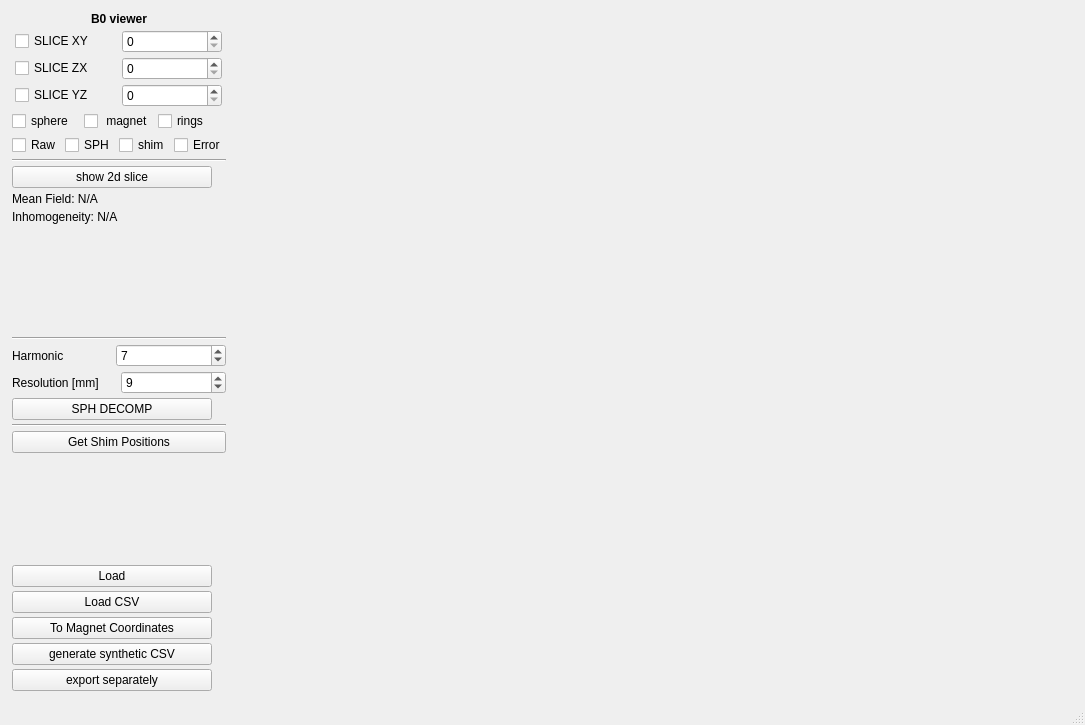
<?xml version="1.0" encoding="UTF-8"?>
<ui version="4.0">
 <class>MainWindow</class>
 <widget class="QMainWindow" name="MainWindow">
  <property name="geometry">
   <rect>
    <x>0</x>
    <y>0</y>
    <width>1085</width>
    <height>725</height>
   </rect>
  </property>
  <property name="minimumSize">
   <size>
    <width>500</width>
    <height>0</height>
   </size>
  </property>
  <property name="windowTitle">
   <string>Field Viewer</string>
  </property>
  <widget class="QWidget" name="centralwidget">
   <layout class="QGridLayout" name="gridLayout" rowstretch="0">
    <property name="leftMargin">
     <number>12</number>
    </property>
    <property name="topMargin">
     <number>12</number>
    </property>
    <property name="rightMargin">
     <number>12</number>
    </property>
    <property name="bottomMargin">
     <number>12</number>
    </property>
    <property name="spacing">
     <number>12</number>
    </property>
    <item row="0" column="0">
     <layout class="QHBoxLayout" name="horizontalLayout_2">
      <property name="sizeConstraint">
       <enum>QLayout::SetNoConstraint</enum>
      </property>
      <item>
       <layout class="QVBoxLayout" name="verticalLayout">
        <property name="spacing">
         <number>4</number>
        </property>
        <property name="sizeConstraint">
         <enum>QLayout::SetDefaultConstraint</enum>
        </property>
        <item>
         <widget class="QLabel" name="info_label">
          <property name="maximumSize">
           <size>
            <width>300</width>
            <height>16777215</height>
           </size>
          </property>
          <property name="font">
           <font>
            <weight>75</weight>
            <bold>true</bold>
           </font>
          </property>
          <property name="frameShape">
           <enum>QFrame::NoFrame</enum>
          </property>
          <property name="frameShadow">
           <enum>QFrame::Plain</enum>
          </property>
          <property name="text">
           <string>B0 viewer</string>
          </property>
          <property name="alignment">
           <set>Qt::AlignCenter</set>
          </property>
         </widget>
        </item>
        <item>
         <layout class="QHBoxLayout" name="horizontalLayout"/>
        </item>
        <item>
         <layout class="QHBoxLayout" name="horizontalLayout_3">
          <property name="sizeConstraint">
           <enum>QLayout::SetMaximumSize</enum>
          </property>
          <item>
           <widget class="QCheckBox" name="XYcheckBox">
            <property name="maximumSize">
             <size>
              <width>100</width>
              <height>16777215</height>
             </size>
            </property>
            <property name="text">
             <string>SLICE XY</string>
            </property>
           </widget>
          </item>
          <item>
           <widget class="QSpinBox" name="XYspinBox">
            <property name="maximumSize">
             <size>
              <width>100</width>
              <height>16777215</height>
             </size>
            </property>
           </widget>
          </item>
         </layout>
        </item>
        <item>
         <layout class="QHBoxLayout" name="horizontalLayout_5">
          <item>
           <widget class="QCheckBox" name="ZXcheckBox">
            <property name="maximumSize">
             <size>
              <width>100</width>
              <height>16777215</height>
             </size>
            </property>
            <property name="text">
             <string>SLICE ZX</string>
            </property>
           </widget>
          </item>
          <item>
           <widget class="QSpinBox" name="ZXspinBox">
            <property name="maximumSize">
             <size>
              <width>100</width>
              <height>16777215</height>
             </size>
            </property>
           </widget>
          </item>
         </layout>
        </item>
        <item>
         <layout class="QHBoxLayout" name="horizontalLayout_6">
          <item>
           <widget class="QCheckBox" name="YZcheckBox">
            <property name="maximumSize">
             <size>
              <width>100</width>
              <height>16777215</height>
             </size>
            </property>
            <property name="text">
             <string>SLICE YZ</string>
            </property>
           </widget>
          </item>
          <item>
           <widget class="QSpinBox" name="YZspinBox">
            <property name="maximumSize">
             <size>
              <width>100</width>
              <height>16777215</height>
             </size>
            </property>
           </widget>
          </item>
         </layout>
        </item>
        <item>
         <layout class="QHBoxLayout" name="horizontalLayout_7">
          <property name="sizeConstraint">
           <enum>QLayout::SetMaximumSize</enum>
          </property>
          <item>
           <widget class="QCheckBox" name="ShowSphereCheckBox">
            <property name="maximumSize">
             <size>
              <width>200</width>
              <height>16777215</height>
             </size>
            </property>
            <property name="text">
             <string>sphere</string>
            </property>
           </widget>
          </item>
          <item>
           <widget class="QCheckBox" name="ShowMagnetCheckBox">
            <property name="maximumSize">
             <size>
              <width>200</width>
              <height>16777215</height>
             </size>
            </property>
            <property name="text">
             <string> magnet</string>
            </property>
           </widget>
          </item>
          <item>
           <widget class="QCheckBox" name="ShowRingsCheckBox">
            <property name="maximumSize">
             <size>
              <width>200</width>
              <height>16777215</height>
             </size>
            </property>
            <property name="text">
             <string>rings</string>
            </property>
           </widget>
          </item>
         </layout>
        </item>
        <item>
         <layout class="QHBoxLayout" name="horizontalLayout_8">
          <property name="sizeConstraint">
           <enum>QLayout::SetMaximumSize</enum>
          </property>
          <item>
           <widget class="QCheckBox" name="PlotRawCheckBox">
            <property name="enabled">
             <bool>true</bool>
            </property>
            <property name="text">
             <string>Raw</string>
            </property>
           </widget>
          </item>
          <item>
           <widget class="QCheckBox" name="PlotSPHCheckBox">
            <property name="text">
             <string>SPH</string>
            </property>
           </widget>
          </item>
          <item>
           <widget class="QCheckBox" name="PlotShimFieldCheckBox">
            <property name="text">
             <string>shim</string>
            </property>
           </widget>
          </item>
          <item>
           <widget class="QCheckBox" name="PlotErrorFieldCheckBox">
            <property name="text">
             <string>Error</string>
            </property>
           </widget>
          </item>
         </layout>
        </item>
        <item>
         <widget class="Line" name="line">
          <property name="minimumSize">
           <size>
            <width>200</width>
            <height>0</height>
           </size>
          </property>
          <property name="orientation">
           <enum>Qt::Horizontal</enum>
          </property>
         </widget>
        </item>
        <item>
         <widget class="QPushButton" name="show_2d_slice_btn">
          <property name="minimumSize">
           <size>
            <width>0</width>
            <height>0</height>
           </size>
          </property>
          <property name="maximumSize">
           <size>
            <width>200</width>
            <height>16777215</height>
           </size>
          </property>
          <property name="text">
           <string>show 2d slice</string>
          </property>
         </widget>
        </item>
        <item>
         <widget class="QLabel" name="mean_field_label">
          <property name="text">
           <string>Mean Field: N/A</string>
          </property>
         </widget>
        </item>
        <item>
         <widget class="QLabel" name="inhomogeneity_label">
          <property name="text">
           <string>Inhomogeneity: N/A</string>
          </property>
         </widget>
        </item>
        <item>
         <spacer name="verticalSpacer_2">
          <property name="orientation">
           <enum>Qt::Vertical</enum>
          </property>
          <property name="sizeHint" stdset="0">
           <size>
            <width>20</width>
            <height>40</height>
           </size>
          </property>
         </spacer>
        </item>
        <item>
         <widget class="Line" name="line_2">
          <property name="orientation">
           <enum>Qt::Horizontal</enum>
          </property>
         </widget>
        </item>
        <item>
         <layout class="QHBoxLayout" name="horizontalLayout_9">
          <property name="sizeConstraint">
           <enum>QLayout::SetMaximumSize</enum>
          </property>
          <item>
           <widget class="QLabel" name="label">
            <property name="maximumSize">
             <size>
              <width>100</width>
              <height>16777215</height>
             </size>
            </property>
            <property name="text">
             <string>Harmonic</string>
            </property>
           </widget>
          </item>
          <item>
           <widget class="QSpinBox" name="sph_spinbox">
            <property name="minimum">
             <number>1</number>
            </property>
            <property name="maximum">
             <number>64</number>
            </property>
            <property name="value">
             <number>7</number>
            </property>
           </widget>
          </item>
         </layout>
        </item>
        <item>
         <layout class="QHBoxLayout" name="horizontalLayout_11">
          <item>
           <widget class="QLabel" name="label_2">
            <property name="text">
             <string>Resolution [mm]</string>
            </property>
           </widget>
          </item>
          <item>
           <widget class="QSpinBox" name="resolution_SPH_spinbox">
            <property name="minimum">
             <number>1</number>
            </property>
            <property name="maximum">
             <number>64</number>
            </property>
            <property name="singleStep">
             <number>1</number>
            </property>
            <property name="value">
             <number>9</number>
            </property>
           </widget>
          </item>
         </layout>
        </item>
        <item>
         <widget class="QPushButton" name="SPH_button">
          <property name="maximumSize">
           <size>
            <width>200</width>
            <height>16777215</height>
           </size>
          </property>
          <property name="text">
           <string>SPH DECOMP</string>
          </property>
         </widget>
        </item>
        <item>
         <widget class="Line" name="line_3">
          <property name="orientation">
           <enum>Qt::Horizontal</enum>
          </property>
         </widget>
        </item>
        <item>
         <widget class="QPushButton" name="get_shim_positions_btn">
          <property name="text">
           <string>Get Shim Positions</string>
          </property>
         </widget>
        </item>
        <item>
         <spacer name="verticalSpacer">
          <property name="orientation">
           <enum>Qt::Vertical</enum>
          </property>
          <property name="sizeHint" stdset="0">
           <size>
            <width>20</width>
            <height>40</height>
           </size>
          </property>
         </spacer>
        </item>
        <item>
         <widget class="QPushButton" name="load_button">
          <property name="maximumSize">
           <size>
            <width>200</width>
            <height>16777215</height>
           </size>
          </property>
          <property name="text">
           <string>Load</string>
          </property>
         </widget>
        </item>
        <item>
         <widget class="QPushButton" name="load_csv_button">
          <property name="maximumSize">
           <size>
            <width>200</width>
            <height>16777215</height>
           </size>
          </property>
          <property name="text">
           <string>Load CSV</string>
          </property>
         </widget>
        </item>
        <item>
         <widget class="QPushButton" name="coordinate_transform_btn">
          <property name="maximumSize">
           <size>
            <width>200</width>
            <height>16777215</height>
           </size>
          </property>
          <property name="text">
           <string>To Magnet Coordinates</string>
          </property>
         </widget>
        </item>
        <item>
         <widget class="QPushButton" name="save_button">
          <property name="maximumSize">
           <size>
            <width>200</width>
            <height>16777215</height>
           </size>
          </property>
          <property name="text">
           <string>generate synthetic CSV</string>
          </property>
         </widget>
        </item>
        <item>
         <widget class="QPushButton" name="export_for_Tom_btn">
          <property name="maximumSize">
           <size>
            <width>200</width>
            <height>16777215</height>
           </size>
          </property>
          <property name="text">
           <string>export separately</string>
          </property>
         </widget>
        </item>
       </layout>
      </item>
      <item>
       <layout class="QHBoxLayout" name="horizontalLayout_4">
        <item>
         <layout class="QVBoxLayout" name="verticalLayout_CV_plotter">
          <item>
           <widget class="QWidget" name="plotter_widget" native="true">
            <property name="minimumSize">
             <size>
              <width>420</width>
              <height>0</height>
             </size>
            </property>
            <property name="maximumSize">
             <size>
              <width>1080</width>
              <height>16777215</height>
             </size>
            </property>
           </widget>
          </item>
         </layout>
        </item>
       </layout>
      </item>
     </layout>
    </item>
    <item row="0" column="1">
     <layout class="QVBoxLayout" name="verticalLayout_2d_plotter">
      <item>
       <widget class="QWidget" name="plotter_widget_2d" native="true">
        <property name="minimumSize">
         <size>
          <width>420</width>
          <height>0</height>
         </size>
        </property>
        <property name="maximumSize">
         <size>
          <width>1080</width>
          <height>16777215</height>
         </size>
        </property>
       </widget>
      </item>
     </layout>
    </item>
   </layout>
  </widget>
  <widget class="QMenuBar" name="menubar">
   <property name="geometry">
    <rect>
     <x>0</x>
     <y>0</y>
     <width>1085</width>
     <height>22</height>
    </rect>
   </property>
  </widget>
  <widget class="QStatusBar" name="statusbar"/>
 </widget>
 <resources/>
 <connections/>
</ui>
